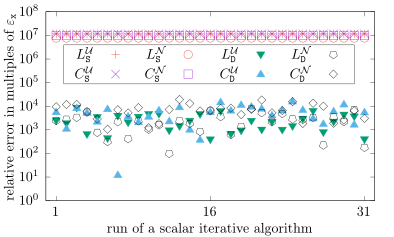

Reproduce this figure in gnuplot.
set term cairolatex pdf standalone header "\\usepackage{amsmath,amsfonts}" color font ", 10" size 10cm,6cm
set output "iter-relerr.tex"

set key at graph 0.9375, 0.825 horizontal box spacing 1.75
set logscale y 10

set xrange [0:32]
set xlabel "run of a scalar iterative algorithm"
set xtics ("1" 1, "16" 16, "31" 31)
set ylabel "relative error in multiples of $\\varepsilon_{\\mathtt{x}}$"
set yrange [1e0:1e8]
set ytics ("$10^0$" 1e0, "$10^1$" 1e1, "$10^2$" 1e2, "$10^3$" 1e3, "$10^4$" 1e4, "$10^5$" 1e5, "$10^6$" 1e6, "$10^7$" 1e7, "$10^8$" 1e8)

set datafile columnheaders
plot "us.csv" using 1:7 with points title "$L_{\\mathtt{S}}^{\\mathcal{U}}$" pointtype 1 linetype 7, \
     "us.csv" using 1:34 with points title "$C_{\\mathtt{S}}^{\\mathcal{U}}$" pointtype 2 linetype 1, \
     "ns.csv" using 1:7 with points title "$L_{\\mathtt{S}}^{\\mathcal{N}}$" pointtype 6 linetype 7, \
     "ns.csv" using 1:34 with points title "$C_{\\mathtt{S}}^{\\mathcal{N}}$" pointtype 4 linetype 1, \
     "ud.csv" using 1:7 with points title "$L_{\\mathtt{D}}^{\\mathcal{U}}$" pointtype 11 linetype 2, \
     "ud.csv" using 1:34 with points title "$C_{\\mathtt{D}}^{\\mathcal{U}}$" pointtype 9 linetype 3, \
     "nd.csv" using 1:7 with points title "$L_{\\mathtt{D}}^{\\mathcal{N}}$" pointtype 14 linetype 0, \
     "nd.csv" using 1:34 with points title "$C_{\\mathtt{D}}^{\\mathcal{N}}$" pointtype 12 linetype 0
